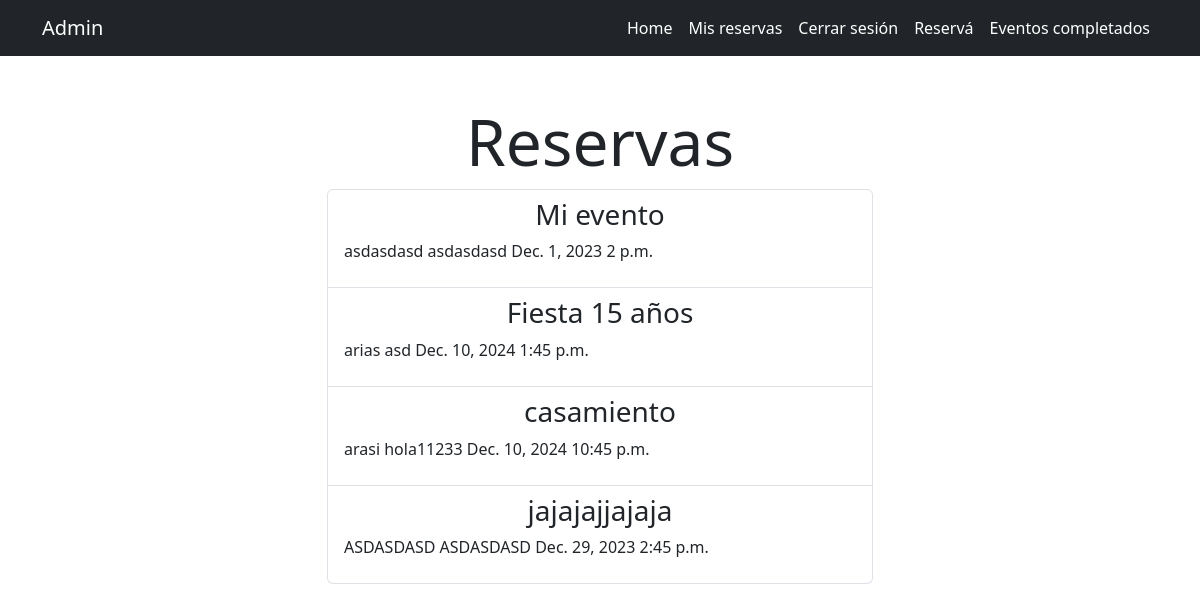
The page /eventos_realizados/ (signed in) on the database its author committed.
### appturnos/models.py (models this page shows, shortened)
class Reserva(models.Model):
    nombre = models.CharField(max_length=100)
    apellido = models.CharField(max_length=100)
    fecha = models.DateField()
    hora = models.TimeField()
    tipo_evento = models.CharField(max_length=200, null=True)
    creado = models.DateTimeField(auto_now=True)
    user = models.ForeignKey(User, on_delete=models.CASCADE, null=True)
    realizado = models.DateTimeField(null=True,blank=True)

### appturnos/views.py (the view)
# urls.py: path('eventos_realizados/', views.eventos_completados ,name= 'completados'),
@login_required
def eventos_completados(request):
     reservas = Reserva.objects.filter(user = request.user, realizado__isnull = False).order_by('-realizado')
     return render(request, "reservas.html",{
        'reservas' : reservas
    })

### appturnos/templates/reservas.html
{% extends "base.html" %} {% block content %}
<main class="container">
  <div class="row">
    <div class="col-md-6 offset-3">
      <h1 class="text-center mt-5 display-3">Reservas</h1>
      <ul class="list-group">
        {% for reserva in reservas %}
        <a href="{% url 'detalles' res_id=reserva.id  %}" class ="list-group-item">
            <h3 class="text-center">{{reserva.tipo_evento}}</h3>
            <p>
              {{reserva.apellido}} {{reserva.nombre}} {{reserva.fecha}}
              {{reserva.hora}}
            </p>
        </a>
        {% endfor %}
      </ul>
    </div>
  </div>
</main>
{% endblock %}

### rows shown on the page
Reserva: tipo_evento "Mi evento", apellido "asdasdasd", nombre "asdasdasd", fecha "Dec. 1, 2023", hora "2 p.m."
Reserva: tipo_evento "Fiesta 15 años", apellido "arias", nombre "asd", fecha "Dec. 10, 2024", hora "1:45 p.m."
Reserva: tipo_evento "casamiento", apellido "arasi", nombre "hola11233", fecha "Dec. 10, 2024", hora "10:45 p.m."
Reserva: tipo_evento "jajajajjajaja", apellido "ASDASDASD", nombre "ASDASDASD", fecha "Dec. 29, 2023", hora "2:45 p.m."
